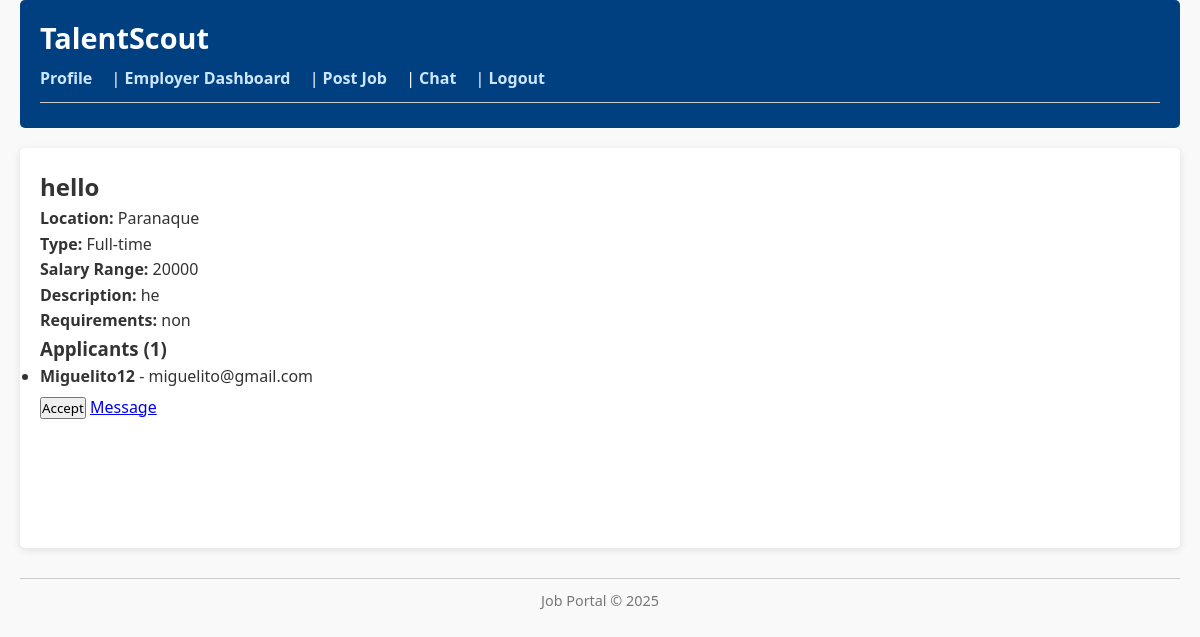
Before: /jobs/employer/job/3/manage/ (signed in) with the older database file.
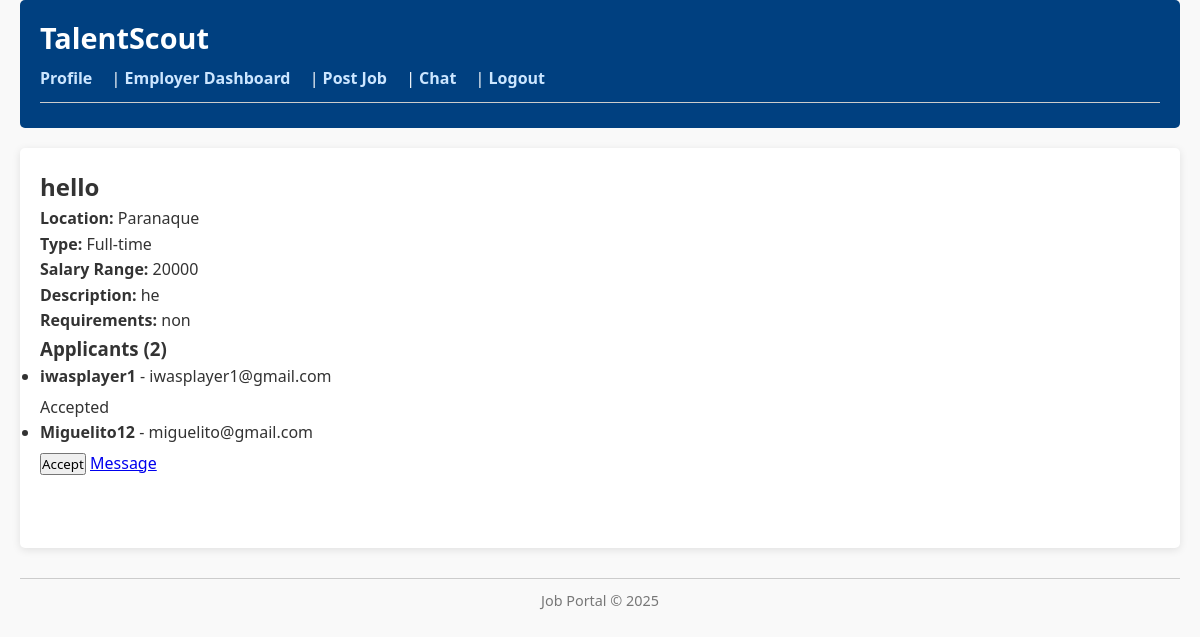
After: the same page with the newer database file.
### jobs/models.py (models this page shows, shortened)
class Job(models.Model):
    FULL_TIME = 'FT'
    PART_TIME = 'PT'
    HYBRID = 'HY'
    REMOTE = 'RM'
    JOB_TYPE_CHOICES = [
        (FULL_TIME, 'Full-time'),
        (PART_TIME, 'Part-time'),
        (HYBRID, 'Hybrid'),
        (REMOTE, 'Remote'),
    ]
    title = models.CharField(max_length=255)
    description = models.TextField()
    location = models.CharField(max_length=255)
    employer = models.ForeignKey(User, on_delete=models.CASCADE, related_name='jobs_posted')
    applications = models.ManyToManyField(User, related_name='job_applications', blank=True)
    created_at = models.DateTimeField(auto_now_add=True)
    requirements = models.TextField(blank=True, null=True)
    job_type = models.CharField(
        max_length=2,
        choices=JOB_TYPE_CHOICES,
        blank=True,
        null=True
    )
    salary_range = models.CharField(max_length=100, blank=True, null=True)

class JobApplication(models.Model):
    STATUS_CHOICES = [
        ('pending', 'Pending'),
        ('accepted', 'Accepted'),
        ('rejected', 'Rejected'),
    ]
    job = models.ForeignKey(Job, on_delete=models.CASCADE)
    applicant = models.ForeignKey(UserProfile, on_delete=models.CASCADE)
    applied_at = models.DateTimeField(auto_now_add=True)
    status = models.CharField(max_length=10, choices=STATUS_CHOICES, default='pending')
    class Meta:
        unique_together = ('job', 'applicant')
        ordering = ['-applied_at']

### users/models.py (models this page shows, shortened)
class UserProfile(models.Model):
    user = models.OneToOneField(User, on_delete=models.CASCADE)
    is_employer = models.BooleanField(default=False)
    company_name = models.CharField(max_length=255, blank=True, null=True)
    skills = models.ManyToManyField(Skill, blank=True)
    experience = models.TextField(blank=True, null=True)
    education = models.TextField(blank=True, null=True)
    resume = models.FileField(upload_to='resumes/%Y/%m/%d/', blank=True, null=True)

### jobs/views.py (the view, shortened to what this page needs)
# urls.py: path('employer/job/<int:job_id>/manage/', views.employer_job_detail, name='employer_job_detail'),
@login_required
def employer_job_detail(request, job_id):
    job = get_object_or_404(Job, id=job_id, employer=request.user)
    applications = job.jobapplication_set.all()
    return render(request, 'jobs/employer_job_detail.html', {
        'job': job,
        'applicants': applications,  # renamed from 'applications' to 'applicants'
    })

### jobs/templates/jobs/employer_job_detail.html (shortened to what this page needs)
{% extends 'base.html' %}
{% block content %}
  <h2>{{ job.title }}</h2>
  <p><strong>Location:</strong> {{ job.location }}</p>
  <p><strong>Type:</strong> {{ job.get_job_type_display }}</p>
  <p><strong>Salary Range:</strong> {{ job.salary_range }}</p>
  <p><strong>Description:</strong> {{ job.description }}</p>
  <p><strong>Requirements:</strong> {{ job.requirements }}</p>
  <h3>Applicants ({{ applicants.count }})</h3>
  {% if applicants %}
    <ul id="applicant-list">
      {% for application in applicants %}
        <li id="applicant-{{ application.id }}">
          <strong>{{ application.applicant.user.username }}</strong> -
          {{ application.applicant.user.email }}
          <div style="margin-top: 5px;" id="status-{{ application.id }}">
            {% if application.status == 'pending' %}
              <button onclick="acceptApplication({{ application.id }})" class="btn btn-success">
                Accept
              </button>
              <a href="{% url 'messaging:start_conversation' application.applicant.user.id %}" class="btn btn-primary">
                Message
              </a>
            {% elif application.status == 'accepted' %}
              <span class="badge bg-success">Accepted</span>
            {% elif application.status == 'rejected' %}
              <span class="badge bg-danger">Rejected</span>
            {% endif %}
          </div>
        </li>
      {% endfor %}
    </ul>
  {% else %}
    <p>No one has applied for this job yet.</p>
  {% endif %}
{% endblock %}

Changed rows visible on the page:
computed for Job "hello": count "1" → "2"
added JobApplication: applicant.user.username "iwasplayer1", applicant.user.email "iwasplayer1@gmail.com", status "Accepted"
